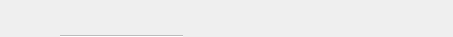
<?xml version="1.0" encoding="UTF-8"?>
<ui version="4.0">
 <class>TitleBar</class>
 <widget class="QWidget" name="TitleBar">
  <property name="geometry">
   <rect>
    <x>0</x>
    <y>0</y>
    <width>453</width>
    <height>37</height>
   </rect>
  </property>
  <property name="windowTitle">
   <string>Form</string>
  </property>
  <layout class="QHBoxLayout" name="horizontalLayout_4">
   <property name="spacing">
    <number>0</number>
   </property>
   <property name="leftMargin">
    <number>0</number>
   </property>
   <property name="topMargin">
    <number>0</number>
   </property>
   <property name="rightMargin">
    <number>0</number>
   </property>
   <property name="bottomMargin">
    <number>0</number>
   </property>
   <item>
    <widget class="QWidget" name="widgetLogo" native="true">
     <property name="minimumSize">
      <size>
       <width>43</width>
       <height>0</height>
      </size>
     </property>
     <property name="maximumSize">
      <size>
       <width>150</width>
       <height>16777215</height>
      </size>
     </property>
     <layout class="QHBoxLayout" name="horizontalLayout_2">
      <property name="spacing">
       <number>0</number>
      </property>
      <property name="leftMargin">
       <number>20</number>
      </property>
      <property name="topMargin">
       <number>0</number>
      </property>
      <property name="rightMargin">
       <number>0</number>
      </property>
      <property name="bottomMargin">
       <number>0</number>
      </property>
     </layout>
    </widget>
   </item>
   <item>
    <widget class="QWidget" name="widgetTitle" native="true">
     <property name="sizePolicy">
      <sizepolicy hsizetype="Expanding" vsizetype="Preferred">
       <horstretch>0</horstretch>
       <verstretch>0</verstretch>
      </sizepolicy>
     </property>
     <layout class="QHBoxLayout" name="horizontalLayout">
      <property name="spacing">
       <number>0</number>
      </property>
      <property name="leftMargin">
       <number>0</number>
      </property>
      <property name="topMargin">
       <number>0</number>
      </property>
      <property name="rightMargin">
       <number>10</number>
      </property>
      <property name="bottomMargin">
       <number>0</number>
      </property>
      <item>
    <spacer name="horizontalSpacer_3">
     <property name="orientation">
      <enum>Qt::Horizontal</enum>
     </property>
     <property name="sizeType">
      <enum>QSizePolicy::Fixed</enum>
     </property>
     <property name="sizeHint" stdset="0">
      <size>
          <width>17</width>
          <height>17</height>
      </size>
     </property>
    </spacer>
   </item>
   <item>
    <layout class="QVBoxLayout" name="verticalLayout_3">
     <property name="spacing">
      <number>0</number>
     </property>
     <property name="bottomMargin">
      <number>0</number>
     </property>
     <item>
      <spacer name="verticalSpacer_3">
       <property name="orientation">
        <enum>Qt::Vertical</enum>
       </property>
       <property name="sizeHint" stdset="0">
        <size>
         <width>20</width>
         <height>5</height>
        </size>
       </property>
      </spacer>
     </item>
     <item>
      <widget class="QTabBar" name="tabWidget" native="true">
       <property name="minimumSize">
        <size>
         <width>0</width>
         <height>35</height>
        </size>
       </property>
      </widget>
     </item>
    </layout>
   </item>
   <item>
    <spacer name="horizontalSpacer">
     <property name="orientation">
      <enum>Qt::Horizontal</enum>
     </property>
     <property name="sizeHint" stdset="0">
      <size>
       <width>0</width>
          <height>17</height>
      </size>
     </property>
    </spacer>
   </item>
   <item>
    <layout class="QVBoxLayout" name="verticalLayout">
     <item>
      <widget class="QLabel" name="lblBalance">
       <property name="minimumSize">
        <size>
         <width>20</width>
         <height>0</height>
        </size>
       </property>
       <property name="font">
        <font>
         <pointsize>17</pointsize>
        </font>
       </property>
       <property name="text">
        <string/>
       </property>
       <property name="alignment">
        <set>Qt::AlignRight|Qt::AlignTrailing|Qt::AlignVCenter</set>
       </property>
      </widget>
     </item>
    </layout>
   </item>
  </layout>
 </widget>
   </item>
   <item>
    <widget class="QWidget" name="widgetWallet" native="true">
     <layout class="QHBoxLayout" name="horizontalLayout_5">
      <property name="spacing">
       <number>0</number>
      </property>
      <property name="leftMargin">
       <number>0</number>
      </property>
      <property name="topMargin">
       <number>0</number>
      </property>
      <property name="rightMargin">
       <number>10</number>
      </property>
      <property name="bottomMargin">
       <number>0</number>
      </property>
     </layout>
    </widget>
   </item>
  </layout>
 </widget>
 <customwidgets>
  <customwidget>
   <class>QTabBar</class>
   <extends>QWidget</extends>
   <header>qtabbar.h</header>
  </customwidget>
 </customwidgets>
 <resources/>
 <connections/>
</ui>
